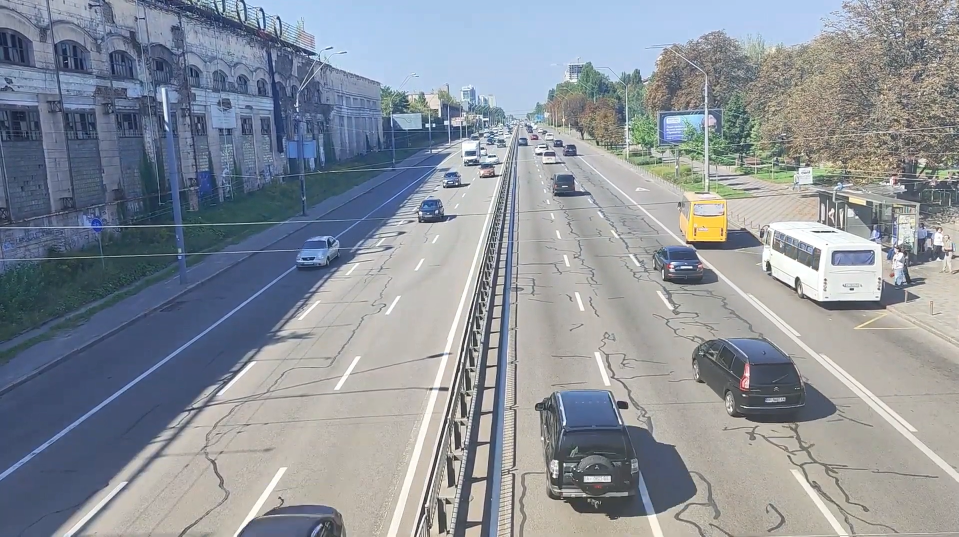
#> input picture media/input.png, 1917 x 1073 px (shown at 1/2 size)
$ python encrypt_image.py media/input.png out.png --seed 5
#> lines starting #> are read from the running program, lines starting #| are printed output that depends on the picture
### tiles.py
"""
Операції з фрагментами зображення (tiles):
- pad_to_grid: додається бордер, щоб картинка ділилась на grid без остачі
- split_tiles: ріжеться на блоки
- merge_tiles: збирається назад
- compute_edges: рахує межі блоків для довільного розміру і кількості блоків
- pad_to_tile_size: паддінг до кратності tile_size
- unpad_tile_size: прибирає паддінг, доданий pad_to_tile_size
"""

from typing import List, Tuple
import numpy as np
import cv2


# [21 lines left out: function pad_to_grid, not called in this run]


def split_tiles(img: np.ndarray, rows: int, cols: int) -> List[np.ndarray]:
    """
    Ріже зображення на rows*cols блоків (список)
    Порядок: row-major (зліва направо, зверху вниз)
    """
    h, w = img.shape[:2]
    tile_h = h // rows
    tile_w = w // cols

    tiles: List[np.ndarray] = []
    for r in range(rows):
        for c in range(cols):
            y0 = r * tile_h
            y1 = (r + 1) * tile_h
            x0 = c * tile_w
            x1 = (c + 1) * tile_w

            # .copy() важливо, щоб tile став незалежним об'єктом у пам’яті
            tiles.append(img[y0:y1, x0:x1].copy())

    return tiles


def merge_tiles(tiles: List[np.ndarray], rows: int, cols: int) -> np.ndarray:
    """
    Збирає tiles назад у картинку
    Очікує tiles у тому ж row-major порядку, що і split_tiles
    """
    if len(tiles) != rows * cols:
        raise ValueError("tiles length must be rows*cols")

    # Склеюється по рядках: кожен рядок = hstack, потім vstack
    rows_imgs = []
    idx = 0
    for r in range(rows):
        row_tiles = tiles[idx : idx + cols]
        idx += cols
        rows_imgs.append(np.hstack(row_tiles))

    return np.vstack(rows_imgs)


# [15 lines left out: function compute_edges, not called in this run]


def pad_to_tile_size(
    img: np.ndarray, tile_size: int
) -> Tuple[np.ndarray, Tuple[int, int]]:
    """
    Паддінг справа/знизу так, щоб H і W стали кратні tile_size
    Повертає padded та (pad_h, pad_w) для зворотного unpad
    """
    h, w = img.shape[:2]
    pad_h = (tile_size - (h % tile_size)) % tile_size
    pad_w = (tile_size - (w % tile_size)) % tile_size

    if pad_h == 0 and pad_w == 0:
        return img, (0, 0)

    padded = cv2.copyMakeBorder(img, 0, pad_h, 0, pad_w, borderType=cv2.BORDER_REFLECT)
    return padded, (pad_h, pad_w)


def unpad_tile_size(img: np.ndarray, pad_h: int, pad_w: int) -> np.ndarray:
    """
    Прибирає паддінг, який додається з pad_to_tile_size
    """
    if pad_h == 0 and pad_w == 0:
        return img
    h, w = img.shape[:2]
    return img[: h - pad_h, : w - pad_w]

### cipher.py
"""
Ядро шифру:
- будується permutation table з seed через LFSR
- переставляються блоки
- для дешифрування береться інверсна перестановка
"""

import math
from typing import List
import cv2
import numpy as np

from lfsr import LFSR
from prng import LfsrPrng
from tiles import pad_to_tile_size, unpad_tile_size, split_tiles, merge_tiles


def build_permutation(
    n: int, seed: int, width: int, taps: tuple[int, ...]
) -> List[int]:
    """
    Створює перестановку індексів [0..n-1] використовуючи LFSR як PRNG
    Реалізація: Fisher-Yates shuffle
    """
    lfsr = LFSR(width=width, taps=taps, state=seed)
    rng = LfsrPrng(lfsr)

    perm = list(range(n))

    # Fisher-Yates: проходиться справа наліво і міняємо місцями з випадковим індексом
    for i in range(n - 1, 0, -1):
        j = rng.randint(0, i)
        perm[i], perm[j] = perm[j], perm[i]

    return perm


# [9 lines left out: function invert_permutation, not called in this run]


def apply_permutation(tiles: List[np.ndarray], perm: List[int]) -> List[np.ndarray]:
    """
    Повертає новий список tiles, де tile з індексу i переходить в позицію perm[i]
    """
    if len(tiles) != len(perm):
        raise ValueError("tiles and perm must have same length")

    out = [None] * len(tiles)
    for i, p in enumerate(perm):
        out[p] = tiles[i]
    return out  # type: ignore


def transform_tile(tile: np.ndarray, code: int) -> np.ndarray:
    """
    code 0..7: 8 варіантів (4 повороти * optional flip)
    """
    t = tile
    rot = code & 3  # 0..3
    flip = (code >> 2) & 1

    if rot == 1:
        t = cv2.rotate(t, cv2.ROTATE_90_CLOCKWISE)
    elif rot == 2:
        t = cv2.rotate(t, cv2.ROTATE_180)
    elif rot == 3:
        t = cv2.rotate(t, cv2.ROTATE_90_COUNTERCLOCKWISE)

    if flip:
        t = cv2.flip(t, 1)  # горизонтальний flip
    return t


# [25 lines left out: function inverse_transform_tile, not called in this run]


def encrypt_image(
    img: np.ndarray,
    seed: int,
    width: int,
    taps: tuple[int, ...],
    tile_size: int | None = None,
    rounds: int = 1,
    use_tile_transform: bool = True,
) -> np.ndarray:
    """
    Шифрує зображення, використовуючи перестановки та трансформації блоків
    """

    # Якщо tile_size заданий, паддинг до кратності tile_size
    if tile_size is not None and tile_size > 0:
        padded, (pad_h, pad_w) = pad_to_tile_size(img, tile_size)

        # rows/cols рахується строго по padded розміру, щоб не було проблем з неповними блоками
        h_pad, w_pad = padded.shape[:2]
        rows = h_pad // tile_size
        cols = w_pad // tile_size
    else:
        # якщо без tile_size
        padded = img
        pad_h = pad_w = 0

    tiles = split_tiles(padded, rows, cols)

    out_tiles = tiles
    for r in range(max(1, rounds)):
        # transform
        if use_tile_transform:
            lfsr = LFSR(width=width, taps=taps, state=(seed ^ (r + 1) * 0xBEEF))
            codes = [lfsr.randbits(3) for _ in range(len(out_tiles))]
            out_tiles = [transform_tile(t, codes[i]) for i, t in enumerate(out_tiles)]

        # permutation
        perm = build_permutation(
            n=len(out_tiles), seed=(seed ^ (r + 1) * 0x9E37), width=width, taps=taps
        )
        out_tiles = apply_permutation(out_tiles, perm)

    encrypted = merge_tiles(out_tiles, rows, cols)

    # Повертається оригінальний розмір
    if tile_size is not None and tile_size > 0:
        encrypted = unpad_tile_size(encrypted, pad_h, pad_w)

    return encrypted


# [50 lines left out: function decrypt_image, not called in this run]

### lfsr.py
"""
Fibonacci LFSR
Має стан (register), на кожному кроці робить feedback XOR із taps і зсувається

- seed не може бути 0, бо тоді LFSR залипне назавжди у нулях
"""

from dataclasses import dataclass
from typing import Iterable, Tuple


@dataclass
class LFSR:
    width: int
    taps: Tuple[int, ...]
    state: int

    def __post_init__(self) -> None:
        # Маска щоб стан ніколи не виходив за width бітів
        self._mask = (1 << self.width) - 1

        if self.state == 0:
            raise ValueError(
                "LFSR seed/state must be non-zero (otherwise it locks at 0)."
            )

        # Обрізається стан під width, якщо раптом дали більше
        self.state &= self._mask

        # Перевірка taps: вони мають бути в межах 1..width
        for t in self.taps:
            if not (1 <= t <= self.width):
                raise ValueError(f"Invalid tap position {t} for width={self.width}")

    def step_bit(self) -> int:
        """
        Робить 1 крок LFSR і повертає вихідний біт (LSB до зсуву)
        """
        out_bit = self.state & 1  # береться молодший біт як "output"

        # feedback = XOR вибраних бітів taps
        fb = 0
        for t in self.taps:
            # t=1 означає LSB, t=width означає MSB
            fb ^= (self.state >> (t - 1)) & 1

        # Зсув вправо, а feedback у MSB
        self.state = (self.state >> 1) | (fb << (self.width - 1))
        self.state &= self._mask  # щоб не вийти за width бітів

        return out_bit

    def randbits(self, n: int) -> int:
        """
        Генерує n псевдовипадкових бітів, склеєних у int
        """
        x = 0
        for i in range(n):
            x |= self.step_bit() << i
        return x

### prng.py
"""
Отримання псевдовипадкових чисел для перестановки блоків
З LFSR дістається біти; з цього робиться randint(a, b)
"""

from dataclasses import dataclass
from lfsr import LFSR


@dataclass
class LfsrPrng:
    lfsr: LFSR

    def randint(self, a: int, b: int) -> int:
        """
        Рівномірне число в [a, b]
        Використовується rejection sampling, щоб не ловити модульний bias
        """
        if a > b:
            raise ValueError("a must be <= b")

        span = b - a + 1
        if span == 1:
            return a

        # Скільки біт треба, щоб покрити span
        bits = span.bit_length()

        # Rejection sampling: береться значення, поки воно не в межах
        while True:
            x = self.lfsr.randbits(bits)
            if x < span:
                return a + x

### encrypt_image.py
"""
CLI для шифрування статичної картинки
"""

import argparse
import cv2

from config import (
    DEFAULT_LFSR_WIDTH,
    DEFAULT_LFSR_TAPS,
    DEFAULT_TILE_SIZE,
    DEFAULT_ROUNDS,
)
from cipher import encrypt_image


def main() -> None:
    ap = argparse.ArgumentParser(description="Block-based image encryption")
    ap.add_argument("input", help="Input image path")
    ap.add_argument("output", help="Encrypted image path")
    ap.add_argument("--seed", type=int, required=True, help="Encryption seed (key)")
    ap.add_argument(
        "--tile-size", type=int, default=DEFAULT_TILE_SIZE, help="Block size in pixels"
    )
    ap.add_argument(
        "--rounds", type=int, default=DEFAULT_ROUNDS, help="Number of shuffle rounds"
    )
    ap.add_argument(
        "--no-transform", action="store_true", help="Disable rotate/flip transform"
    )
    args = ap.parse_args()

    img = cv2.imread(args.input, cv2.IMREAD_COLOR)
#> img is the input picture: shape (1073, 1917, 3); mean B, G, R 154.3, 145.8, 139.4
    if img is None:
        raise RuntimeError("Cannot read input image")

    enc = encrypt_image(
        img=img,
        seed=args.seed,
        width=DEFAULT_LFSR_WIDTH,
        taps=DEFAULT_LFSR_TAPS,
        tile_size=args.tile_size,
        rounds=args.rounds,
        use_tile_transform=not args.no_transform,
    )
#> in pad_to_tile_size, `padded = cv2.copyMakeBorder(img, 0, pad_h, 0, pad_w, borderType=cv2.BO..`:
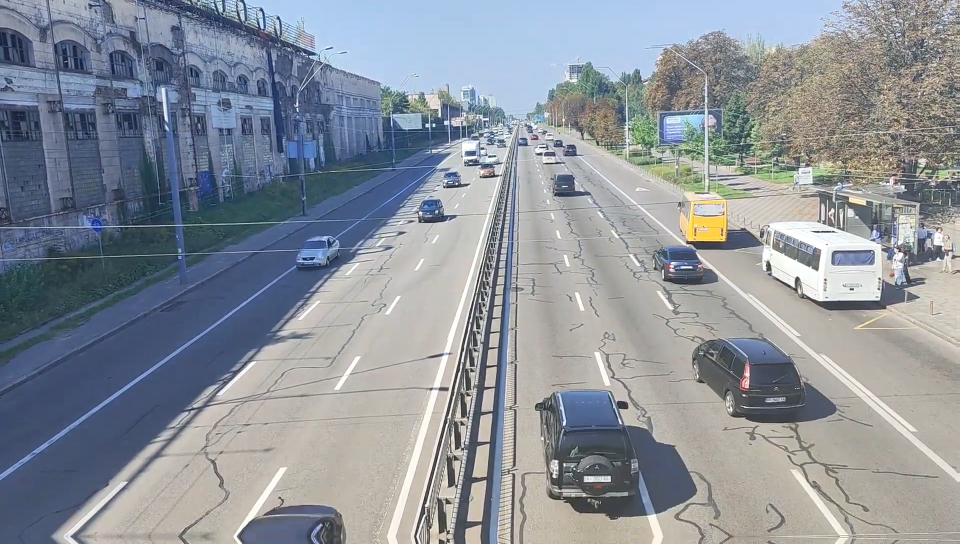
#> padded: shape (1088, 1920, 3) (shown at 1/2 size); mean B, G, R 154.3, 146, 139.7
#> in encrypt_image, `padded, (pad_h, pad_w) = pad_to_tile_size(img, tile_size)`: pad_h = 15; pad_w = 3
#> after the loop in split_tiles, `for r in range(rows):`: tiles = 510 items
#> the loop in encrypt_image, `for r in range(max(1, rounds)):` made 3 passes
#> pass 1, in transform_tile, `t = tile`:
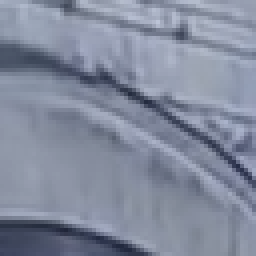
#> t: shape (64, 64, 3) (shown 4 times larger); mean of channels 0, 1, 2 157.3, 138.4, 130.7; drawn as B, G, R
#> pass 1, in transform_tile, `t = cv2.rotate(t, cv2.ROTATE_180)`:
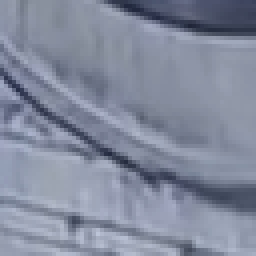
#> t: shape (64, 64, 3) (shown 4 times larger); mean of channels 0, 1, 2 157.3, 138.4, 130.7; drawn as B, G, R
#> pass 1, in transform_tile (call 2), `t = tile`:
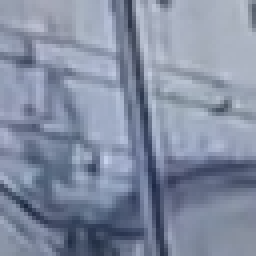
#> t: shape (64, 64, 3) (shown 4 times larger); mean of channels 0, 1, 2 162.3, 141.1, 131.2; drawn as B, G, R
#> pass 1, in transform_tile (call 2), `t = cv2.rotate(t, cv2.ROTATE_90_CLOCKWISE)`:
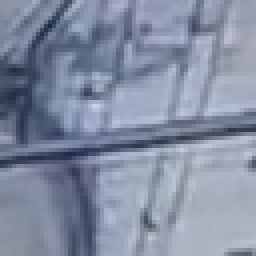
#> t: shape (64, 64, 3) (shown 4 times larger); mean of channels 0, 1, 2 162.3, 141.1, 131.2; drawn as B, G, R
#> after the loop in merge_tiles, `for r in range(rows):`: idx = 510; rows_imgs = 17 items
#> in merge_tiles, `return np.vstack(rows_imgs)`:
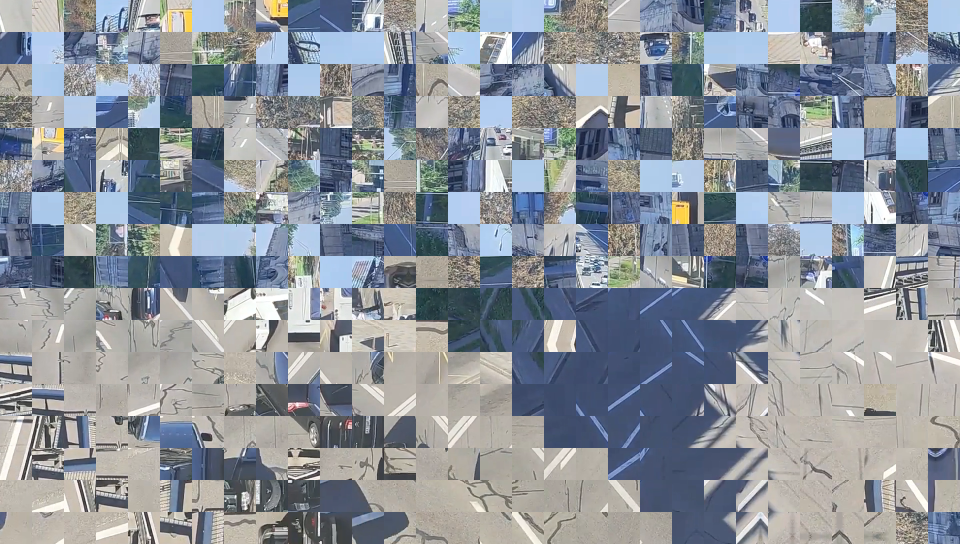
#> returned value: shape (1088, 1920, 3) (shown at 1/2 size); mean of channels 0, 1, 2 154.3, 146, 139.7; drawn as B, G, R
#> in unpad_tile_size, `return img[: h - pad_h, : w - pad_w]`:
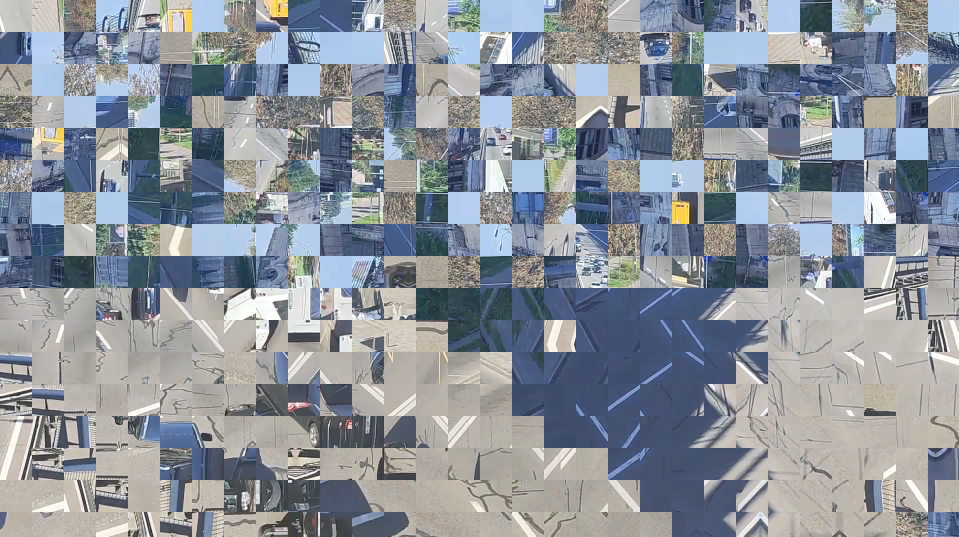
#> returned value: shape (1073, 1917, 3) (shown at 1/2 size); mean of channels 0, 1, 2 154.3, 145.8, 139.5; drawn as B, G, R

    ok = cv2.imwrite(args.output, enc)
    if not ok:
        raise RuntimeError("Cannot write output image")


if __name__ == "__main__":
    main()

$ run again, on media/encrypt.png
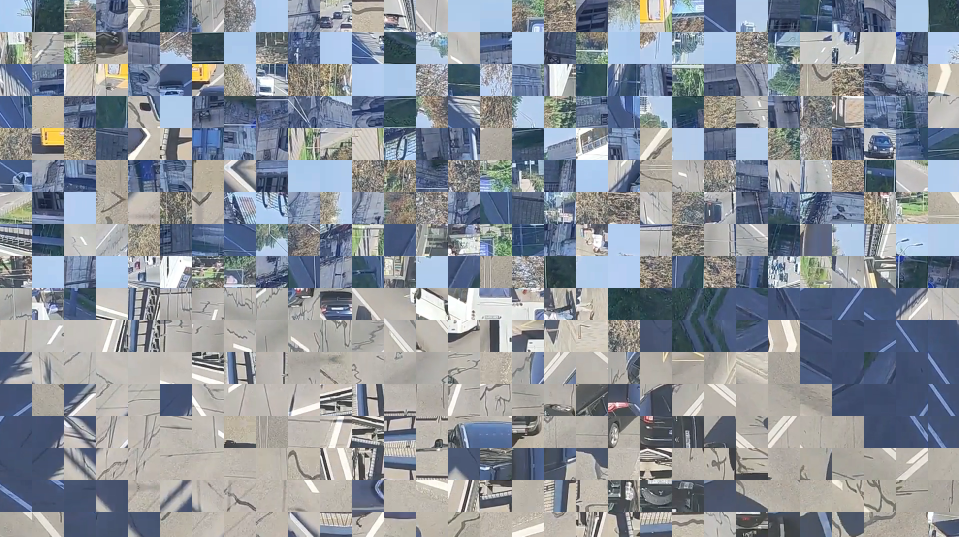
#> input picture media/encrypt.png, 1917 x 1073 px (shown at 1/2 size)
#> in main, img is the input picture: shape (1073, 1917, 3); mean B, G, R 154.3, 145.8, 139.5
#> in encrypt_image, `padded, (pad_h, pad_w) = pad_to_tile_size(img, tile_size)`: pad_h = 15; pad_w = 3
#> after the loop in split_tiles, `for r in range(rows):`: tiles = 510 items
#> the loop in encrypt_image, `for r in range(max(1, rounds)):` made 3 passes
#> pass 1, in transform_tile (call 2), `t = cv2.rotate(t, cv2.ROTATE_90_CLOCKWISE)`:
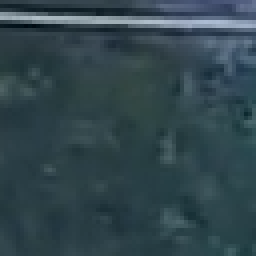
#> t: shape (64, 64, 3) (shown 4 times larger); mean of channels 0, 1, 2 77, 69.7, 49.4; drawn as B, G, R
#> after the loop in merge_tiles, `for r in range(rows):`: idx = 510; rows_imgs = 17 items
#> in unpad_tile_size, `return img[: h - pad_h, : w - pad_w]`:
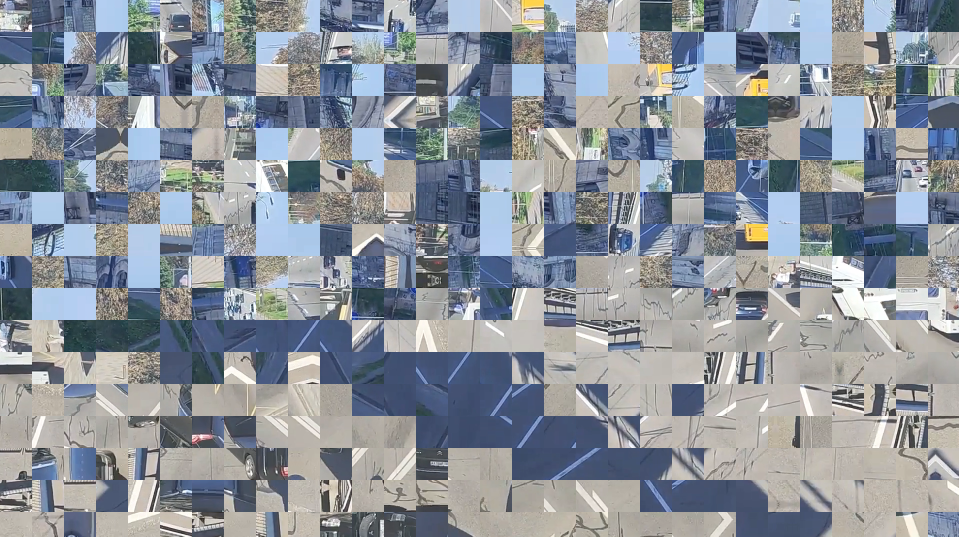
#> returned value: shape (1073, 1917, 3) (shown at 1/2 size); mean of channels 0, 1, 2 154.3, 145.9, 139.5; drawn as B, G, R
